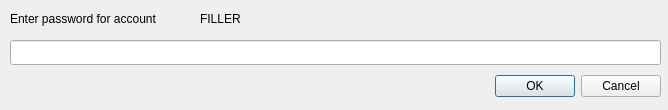
<?xml version="1.0" encoding="UTF-8"?>
<ui version="4.0">
 <class>passwordDialog</class>
 <widget class="QDialog" name="passwordDialog">
  <property name="windowModality">
   <enum>Qt::ApplicationModal</enum>
  </property>
  <property name="geometry">
   <rect>
    <x>0</x>
    <y>0</y>
    <width>668</width>
    <height>110</height>
   </rect>
  </property>
  <property name="windowTitle">
   <string>Enter account password</string>
  </property>
  <widget class="QDialogButtonBox" name="buttonBox">
   <property name="geometry">
    <rect>
     <x>320</x>
     <y>70</y>
     <width>341</width>
     <height>32</height>
    </rect>
   </property>
   <property name="orientation">
    <enum>Qt::Horizontal</enum>
   </property>
   <property name="standardButtons">
    <set>QDialogButtonBox::Cancel|QDialogButtonBox::Ok</set>
   </property>
  </widget>
  <widget class="QLabel" name="label">
   <property name="geometry">
    <rect>
     <x>10</x>
     <y>10</y>
     <width>191</width>
     <height>17</height>
    </rect>
   </property>
   <property name="text">
    <string>Enter password for account</string>
   </property>
  </widget>
  <widget class="QLabel" name="passwordAccountLabel">
   <property name="geometry">
    <rect>
     <x>200</x>
     <y>10</y>
     <width>461</width>
     <height>17</height>
    </rect>
   </property>
   <property name="text">
    <string>FILLER</string>
   </property>
  </widget>
  <widget class="QLineEdit" name="lineEdit">
   <property name="geometry">
    <rect>
     <x>10</x>
     <y>40</y>
     <width>651</width>
     <height>25</height>
    </rect>
   </property>
  </widget>
 </widget>
 <resources/>
 <connections>
  <connection>
   <sender>buttonBox</sender>
   <signal>accepted()</signal>
   <receiver>passwordDialog</receiver>
   <slot>accept()</slot>
   <hints>
    <hint type="sourcelabel">
     <x>248</x>
     <y>254</y>
    </hint>
    <hint type="destinationlabel">
     <x>157</x>
     <y>274</y>
    </hint>
   </hints>
  </connection>
  <connection>
   <sender>buttonBox</sender>
   <signal>rejected()</signal>
   <receiver>passwordDialog</receiver>
   <slot>reject()</slot>
   <hints>
    <hint type="sourcelabel">
     <x>316</x>
     <y>260</y>
    </hint>
    <hint type="destinationlabel">
     <x>286</x>
     <y>274</y>
    </hint>
   </hints>
  </connection>
 </connections>
</ui>
